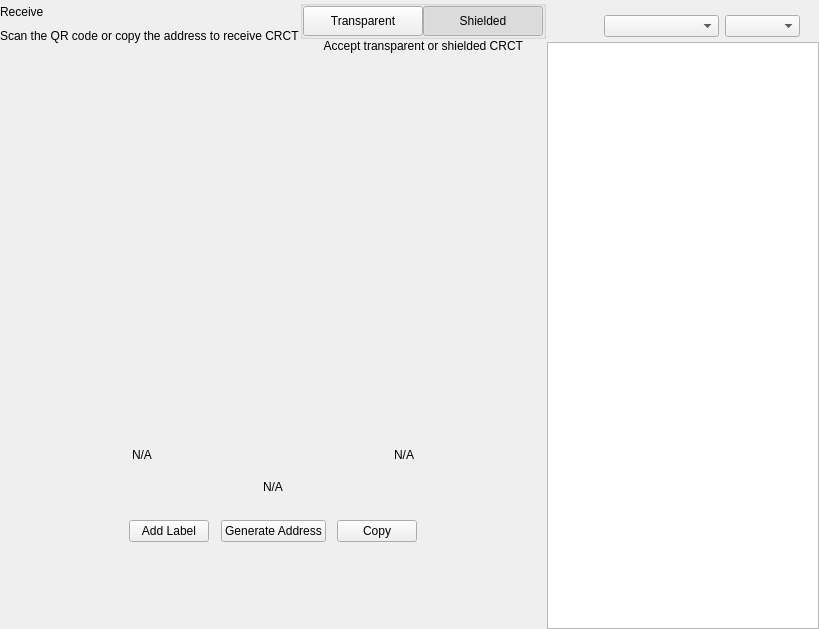
<?xml version="1.0" encoding="UTF-8"?>
<ui version="4.0">
 <class>ReceiveWidget</class>
 <widget class="QWidget" name="ReceiveWidget">
  <property name="geometry">
   <rect>
    <x>0</x>
    <y>0</y>
    <width>819</width>
    <height>629</height>
   </rect>
  </property>
  <property name="minimumSize">
   <size>
    <width>0</width>
    <height>0</height>
   </size>
  </property>
  <property name="windowTitle">
   <string>Form</string>
  </property>
  <layout class="QHBoxLayout" name="horizontalLayout_2" stretch="2,1">
   <property name="spacing">
    <number>0</number>
   </property>
   <property name="leftMargin">
    <number>0</number>
   </property>
   <property name="topMargin">
    <number>0</number>
   </property>
   <property name="rightMargin">
    <number>0</number>
   </property>
   <property name="bottomMargin">
    <number>0</number>
   </property>
   <item>
    <widget class="QWidget" name="left" native="true">
     <layout class="QVBoxLayout" name="verticalLayout_3">
      <property name="leftMargin">
       <number>0</number>
      </property>
      <property name="topMargin">
       <number>0</number>
      </property>
      <property name="rightMargin">
       <number>0</number>
      </property>
      <property name="bottomMargin">
       <number>0</number>
      </property>
      <item>
       <layout class="QVBoxLayout" name="verticalLayout_2">
        <property name="spacing">
         <number>0</number>
        </property>
        <property name="leftMargin">
         <number>0</number>
        </property>
        <item>
         <layout class="QHBoxLayout" name="horizontalLayout_3">
          <property name="spacing">
           <number>0</number>
          </property>
          <item>
           <layout class="QVBoxLayout" name="verticalLayout_4">
            <property name="spacing">
             <number>5</number>
            </property>
            <item>
             <widget class="QLabel" name="labelTitle">
              <property name="text">
               <string>Receive</string>
              </property>
             </widget>
            </item>
            <item alignment="Qt::AlignTop">
             <widget class="QLabel" name="labelSubtitle1">
              <property name="text">
               <string>Scan the QR code or copy the address to receive CRCT</string>
              </property>
             </widget>
            </item>
           </layout>
          </item>
          <item>
           <spacer name="horizontalSpacer">
            <property name="orientation">
             <enum>Qt::Horizontal</enum>
            </property>
            <property name="sizeHint" stdset="0">
             <size>
              <width>40</width>
              <height>20</height>
             </size>
            </property>
           </spacer>
          </item>
          <item>
           <widget class="QWidget" name="containerViewPrivacyChecks" native="true">
            <layout class="QVBoxLayout" name="containerPrivacyChecks">
             <property name="spacing">
              <number>0</number>
             </property>
             <property name="leftMargin">
              <number>0</number>
             </property>
             <property name="topMargin">
              <number>0</number>
             </property>
             <property name="rightMargin">
              <number>0</number>
             </property>
             <property name="bottomMargin">
              <number>0</number>
             </property>
             <item alignment="Qt::AlignHCenter|Qt::AlignVCenter">
              <widget class="QGroupBox" name="groupBox">
               <property name="title">
                <string/>
               </property>
               <layout class="QHBoxLayout" name="horizontalLayout_2_1">
                <property name="spacing">
                 <number>0</number>
                </property>
                <property name="leftMargin">
                 <number>0</number>
                </property>
                <property name="topMargin">
                 <number>0</number>
                </property>
                <property name="rightMargin">
                 <number>0</number>
                </property>
                <property name="bottomMargin">
                 <number>0</number>
                </property>
                <item>
                 <widget class="QPushButton" name="pushLeft">
                  <property name="minimumSize">
                   <size>
                    <width>120</width>
                    <height>30</height>
                   </size>
                  </property>
                  <property name="maximumSize">
                   <size>
                    <width>120</width>
                    <height>30</height>
                   </size>
                  </property>
                  <property name="focusPolicy">
                   <enum>Qt::NoFocus</enum>
                  </property>
                  <property name="text">
                   <string>Transparent</string>
                  </property>
                  <property name="checkable">
                   <bool>true</bool>
                  </property>
                  <property name="autoExclusive">
                   <bool>true</bool>
                  </property>
                 </widget>
                </item>
                <item>
                 <widget class="QPushButton" name="pushRight">
                  <property name="minimumSize">
                   <size>
                    <width>120</width>
                    <height>30</height>
                   </size>
                  </property>
                  <property name="maximumSize">
                   <size>
                    <width>120</width>
                    <height>30</height>
                   </size>
                  </property>
                  <property name="focusPolicy">
                   <enum>Qt::NoFocus</enum>
                  </property>
                  <property name="text">
                   <string>Shielded</string>
                  </property>
                  <property name="checkable">
                   <bool>true</bool>
                  </property>
                  <property name="checked">
                   <bool>true</bool>
                  </property>
                  <property name="autoExclusive">
                   <bool>true</bool>
                  </property>
                 </widget>
                </item>
               </layout>
              </widget>
             </item>
             <item alignment="Qt::AlignHCenter|Qt::AlignTop">
              <widget class="QLabel" name="labelSubtitle2">
               <property name="text">
                <string>Accept transparent or shielded CRCT</string>
               </property>
               <property name="alignment">
                <set>Qt::AlignRight|Qt::AlignTrailing|Qt::AlignVCenter</set>
               </property>
              </widget>
             </item>
            </layout>
           </widget>
          </item>
         </layout>
        </item>
        <item>
         <spacer name="verticalSpacer_2">
          <property name="orientation">
           <enum>Qt::Vertical</enum>
          </property>
          <property name="sizeType">
           <enum>QSizePolicy::Expanding</enum>
          </property>
          <property name="sizeHint" stdset="0">
           <size>
            <width>20</width>
            <height>50</height>
           </size>
          </property>
         </spacer>
        </item>
        <item alignment="Qt::AlignHCenter">
         <widget class="QWidget" name="layoutQR" native="true">
          <property name="maximumSize">
           <size>
            <width>510</width>
            <height>16777215</height>
           </size>
          </property>
          <layout class="QVBoxLayout" name="verticalLayoutQr">
           <item>
            <spacer name="verticalSpacer11">
             <property name="orientation">
              <enum>Qt::Vertical</enum>
             </property>
             <property name="sizeType">
              <enum>QSizePolicy::Fixed</enum>
             </property>
             <property name="sizeHint" stdset="0">
              <size>
               <width>20</width>
               <height>20</height>
              </size>
             </property>
            </spacer>
           </item>
           <item alignment="Qt::AlignHCenter">
            <widget class="QLabel" name="labelQrImg">
             <property name="minimumSize">
              <size>
               <width>260</width>
               <height>260</height>
              </size>
             </property>
             <property name="maximumSize">
              <size>
               <width>260</width>
               <height>260</height>
              </size>
             </property>
             <property name="text">
              <string/>
             </property>
             <property name="alignment">
              <set>Qt::AlignCenter</set>
             </property>
            </widget>
           </item>
           <item>
            <spacer name="verticalSpacer_21">
             <property name="orientation">
              <enum>Qt::Vertical</enum>
             </property>
             <property name="sizeType">
              <enum>QSizePolicy::Fixed</enum>
             </property>
             <property name="sizeHint" stdset="0">
              <size>
               <width>20</width>
               <height>30</height>
              </size>
             </property>
            </spacer>
           </item>
           <item>
            <widget class="QWidget" name="widget" native="true">
             <property name="minimumSize">
              <size>
               <width>0</width>
               <height>0</height>
              </size>
             </property>
             <layout class="QHBoxLayout" name="horizontalLayout_5">
              <item>
               <widget class="QLabel" name="labelLabel">
                <property name="text">
                 <string notr="true">N/A</string>
                </property>
               </widget>
              </item>
              <item>
               <spacer name="horizontalSpacer_2">
                <property name="orientation">
                 <enum>Qt::Horizontal</enum>
                </property>
                <property name="sizeHint" stdset="0">
                 <size>
                  <width>141</width>
                  <height>20</height>
                 </size>
                </property>
               </spacer>
              </item>
              <item>
               <widget class="QLabel" name="labelDate">
                <property name="text">
                 <string notr="true">N/A</string>
                </property>
                <property name="alignment">
                 <set>Qt::AlignRight|Qt::AlignTrailing|Qt::AlignVCenter</set>
                </property>
               </widget>
              </item>
             </layout>
            </widget>
           </item>
           <item>
            <widget class="QLabel" name="labelAddress">
             <property name="sizePolicy">
              <sizepolicy hsizetype="Expanding" vsizetype="Preferred">
               <horstretch>0</horstretch>
               <verstretch>0</verstretch>
              </sizepolicy>
             </property>
             <property name="minimumSize">
              <size>
               <width>300</width>
               <height>0</height>
              </size>
             </property>
             <property name="text">
              <string notr="true">N/A</string>
             </property>
             <property name="alignment">
              <set>Qt::AlignCenter</set>
             </property>
            </widget>
           </item>
           <item>
            <spacer name="verticalSpacer_4">
             <property name="orientation">
              <enum>Qt::Vertical</enum>
             </property>
             <property name="sizeType">
              <enum>QSizePolicy::Fixed</enum>
             </property>
             <property name="sizeHint" stdset="0">
              <size>
               <width>20</width>
               <height>20</height>
              </size>
             </property>
            </spacer>
           </item>
           <item>
            <layout class="QHBoxLayout" name="horizontalLayout_4">
             <item alignment="Qt::AlignHCenter">
              <widget class="QPushButton" name="pushButtonLabel">
               <property name="focusPolicy">
                <enum>Qt::NoFocus</enum>
               </property>
               <property name="text">
                <string>Add Label</string>
               </property>
              </widget>
             </item>
             <item alignment="Qt::AlignHCenter">
              <widget class="QPushButton" name="pushButtonNewAddress">
               <property name="focusPolicy">
                <enum>Qt::NoFocus</enum>
               </property>
               <property name="text">
                <string>Generate Address</string>
               </property>
              </widget>
             </item>
             <item alignment="Qt::AlignHCenter">
              <widget class="QPushButton" name="pushButtonCopy">
               <property name="focusPolicy">
                <enum>Qt::NoFocus</enum>
               </property>
               <property name="text">
                <string>Copy</string>
               </property>
              </widget>
             </item>
            </layout>
           </item>
           <item>
            <spacer name="verticalSpacer_3">
             <property name="orientation">
              <enum>Qt::Vertical</enum>
             </property>
             <property name="sizeType">
              <enum>QSizePolicy::Expanding</enum>
             </property>
             <property name="sizeHint" stdset="0">
              <size>
               <width>20</width>
               <height>20</height>
              </size>
             </property>
            </spacer>
           </item>
          </layout>
         </widget>
        </item>
        <item>
         <spacer name="verticalSpacer">
          <property name="orientation">
           <enum>Qt::Vertical</enum>
          </property>
          <property name="sizeHint" stdset="0">
           <size>
            <width>20</width>
            <height>40</height>
           </size>
          </property>
         </spacer>
        </item>
       </layout>
      </item>
     </layout>
    </widget>
   </item>
   <item>
    <widget class="QWidget" name="right" native="true">
     <layout class="QVBoxLayout" name="verticalLayout_5">
      <property name="spacing">
       <number>0</number>
      </property>
      <property name="leftMargin">
       <number>1</number>
      </property>
      <property name="topMargin">
       <number>0</number>
      </property>
      <property name="rightMargin">
       <number>0</number>
      </property>
      <property name="bottomMargin">
       <number>0</number>
      </property>
      <item>
       <layout class="QVBoxLayout" name="container_right">
        <property name="spacing">
         <number>0</number>
        </property>
        <property name="leftMargin">
         <number>0</number>
        </property>
        <property name="rightMargin">
         <number>0</number>
        </property>
        <item>
         <layout class="QVBoxLayout" name="verticalLayout">
          <property name="spacing">
           <number>6</number>
          </property>
          <property name="leftMargin">
           <number>19</number>
          </property>
          <property name="rightMargin">
           <number>19</number>
          </property>
          <item>
           <widget class="OptionButton" name="btnRequest" native="true"/>
          </item>
          <item>
           <widget class="OptionButton" name="btnMyAddresses" native="true">
            <property name="sizePolicy">
             <sizepolicy hsizetype="Preferred" vsizetype="Minimum">
              <horstretch>0</horstretch>
              <verstretch>0</verstretch>
             </sizepolicy>
            </property>
           </widget>
          </item>
         </layout>
        </item>
        <item>
         <widget class="QWidget" name="sortWidget" native="true">
          <layout class="QHBoxLayout" name="horizontalLayout_6">
           <property name="leftMargin">
            <number>19</number>
           </property>
           <property name="rightMargin">
            <number>19</number>
           </property>
           <property name="bottomMargin">
            <number>5</number>
           </property>
           <item>
            <spacer name="horizontalSpacer_3">
             <property name="orientation">
              <enum>Qt::Horizontal</enum>
             </property>
             <property name="sizeHint" stdset="0">
              <size>
               <width>40</width>
               <height>20</height>
              </size>
             </property>
            </spacer>
           </item>
           <item>
            <widget class="QComboBox" name="comboBoxSort">
             <property name="sizePolicy">
              <sizepolicy hsizetype="Preferred" vsizetype="Fixed">
               <horstretch>0</horstretch>
               <verstretch>0</verstretch>
              </sizepolicy>
             </property>
             <property name="minimumSize">
              <size>
               <width>115</width>
               <height>0</height>
              </size>
             </property>
            </widget>
           </item>
           <item>
            <widget class="QComboBox" name="comboBoxSortOrder">
             <property name="sizePolicy">
              <sizepolicy hsizetype="Preferred" vsizetype="Fixed">
               <horstretch>0</horstretch>
               <verstretch>0</verstretch>
              </sizepolicy>
             </property>
             <property name="minimumSize">
              <size>
               <width>75</width>
               <height>0</height>
              </size>
             </property>
            </widget>
           </item>
          </layout>
         </widget>
        </item>
        <item>
         <widget class="QListView" name="listViewAddress"/>
        </item>
       </layout>
      </item>
     </layout>
    </widget>
   </item>
  </layout>
 </widget>
 <customwidgets>
  <customwidget>
   <class>OptionButton</class>
   <extends>QWidget</extends>
   <header>qt/circuit/optionbutton.h</header>
   <container>1</container>
  </customwidget>
 </customwidgets>
 <resources/>
 <connections/>
</ui>
